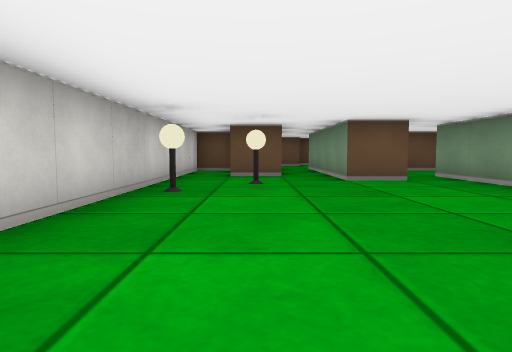
view 1 (above)

20 first-person views from a walk through a cub3D level. The camera is about half as high as the walls, tilts 4° down and sees 75° across. The floor is counted in squares. Each view is taken from the middle of a square. On the plan, view 1 faces up. The plan holds only what a view shows up to about 9 squares ahead; the rest is blank.

view 2
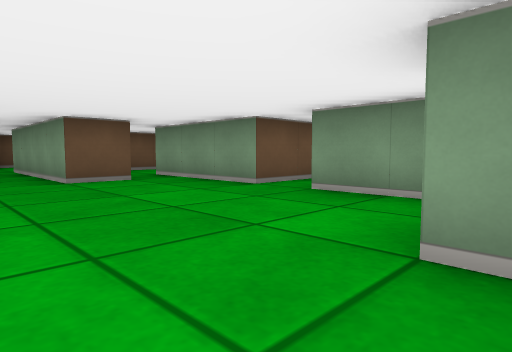

view 3
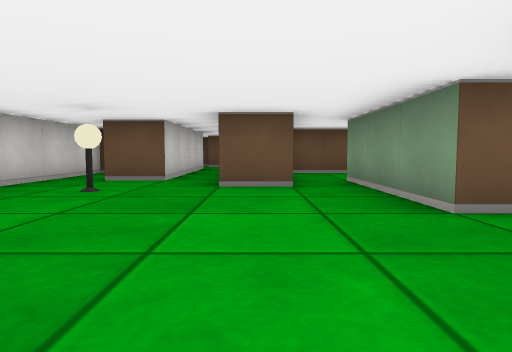

view 4
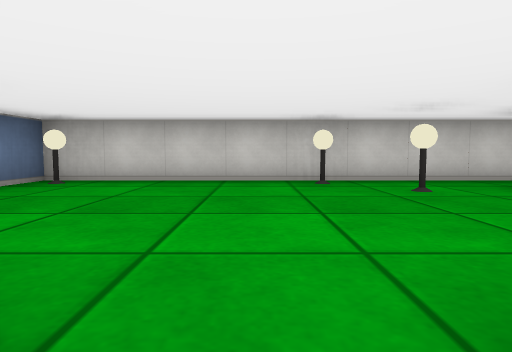

view 5
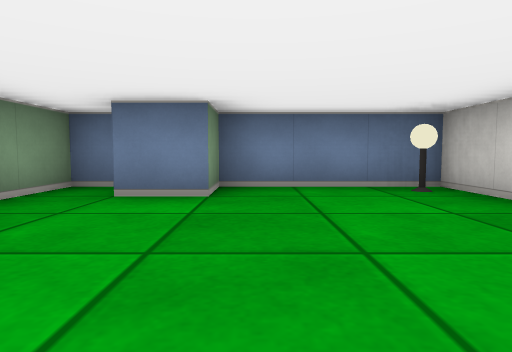

view 6
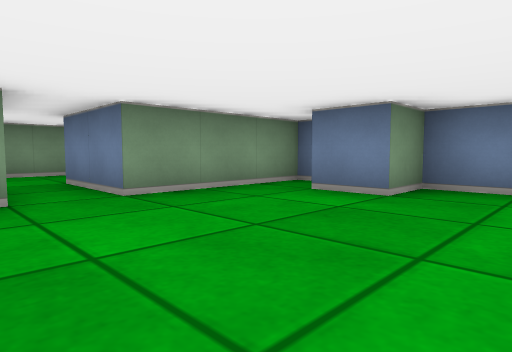

view 7
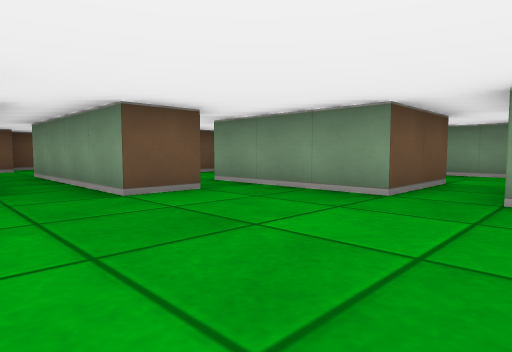

view 8
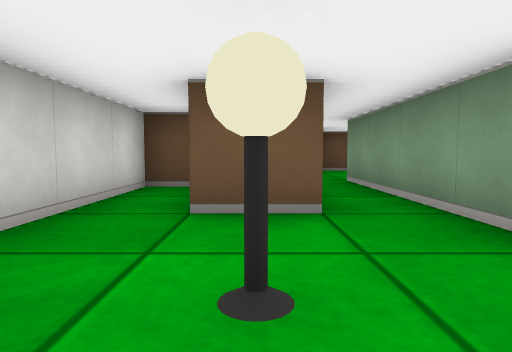

view 9
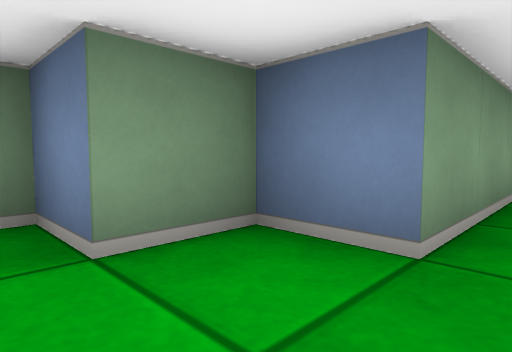

view 10
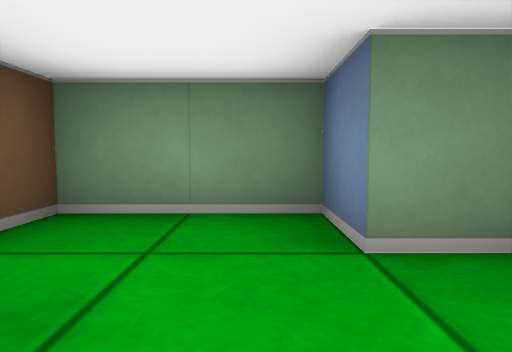

view 11
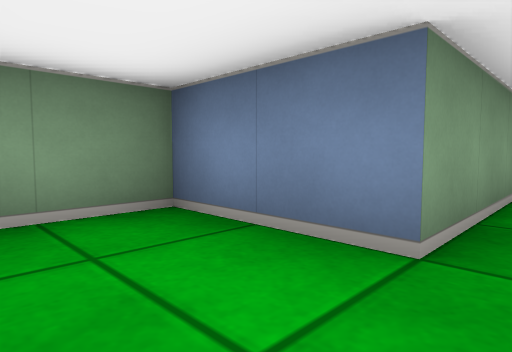

view 12
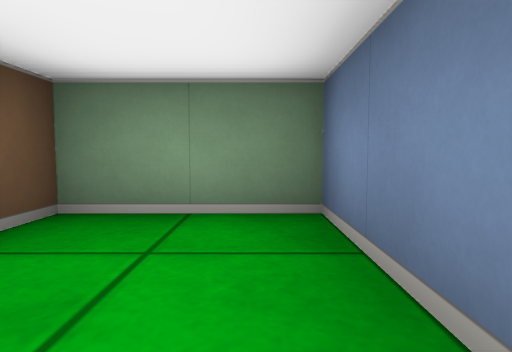

view 13
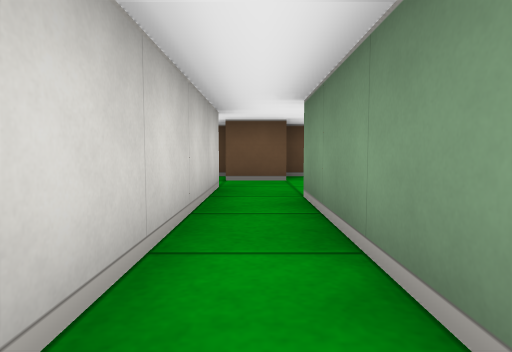

view 14
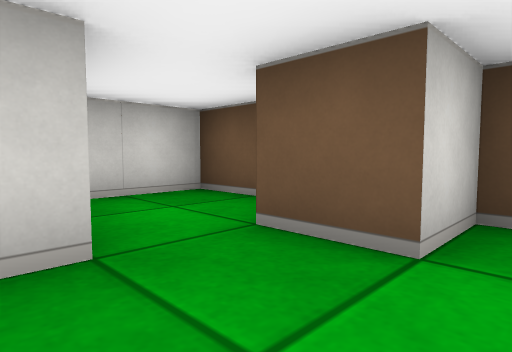

view 15
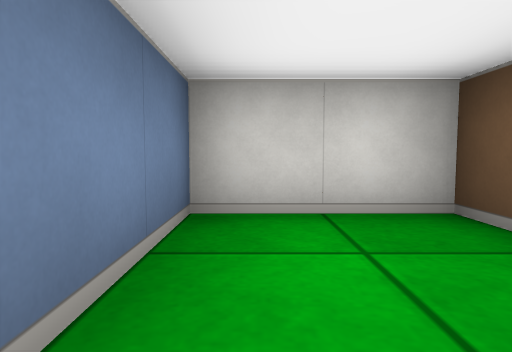

view 16
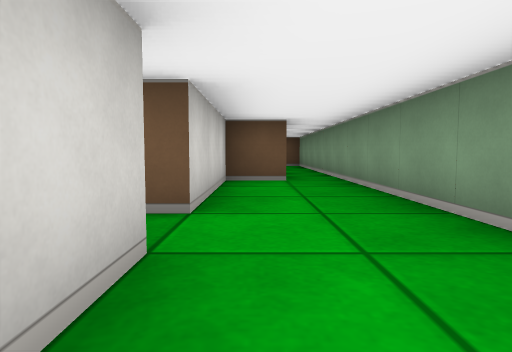

view 17
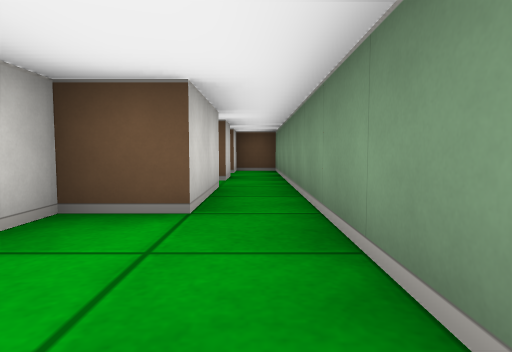

view 18
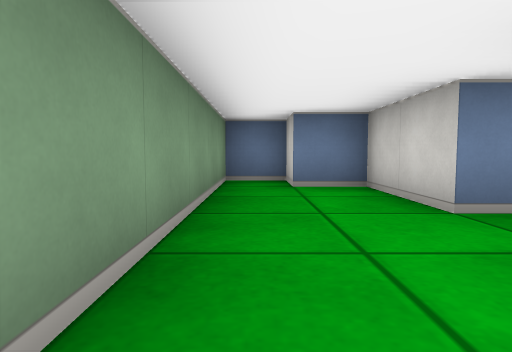

view 19
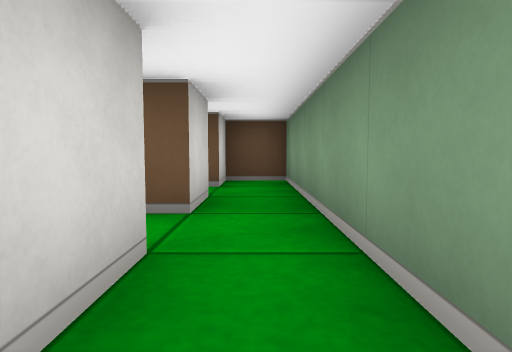

view 20
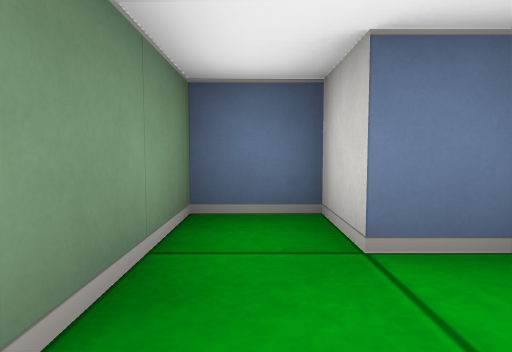

### Floor plan
Points are (right, up) in squares from view 1. A wall is a line through its corners. A room is listed if a view was taken in it or the views show most of it. See-through windows are left out.
Room 1 (views 1, 2, 3, 4, 5, 6, 7, 8, 13)
walls: (2.6, 5.5) (1.5, 5.5) (1.5, 9.5); (5.5, 3.5) (3.5, 3.5) (3.5, 6.5); (-0.6, 8.5) (-1.5, 8.5) (-1.5, -0.5) (1.5, -0.5) (1.5, 0.5) (2.5, 0.5); (2.9, -0.5) (3.5, -0.5) (3.5, 2.5) (5.5, 2.5); (0.5, 9.5) (0.5, 6.5) (-0.5, 6.5)
ways out: opening at (1, 9) to room 2; opening at (3, 6) to room 3; opening at (4.5, 3) to room 4
objects: lamp (-1, 0); lamp (-1, 4); lamp (0, 5)
Room 2 (views 9, 10, 14, 15)
walls: (0.5, 10.5) (0.5, 9.5); (1.5, 9.5) (2.5, 9.5) (2.5, 10.5) (3.5, 10.5) (3.5, 12.5) (1.5, 12.5) (1.5, 11.5) (0.5, 11.5)
ways out: opening at (1, 9) to room 1; opening at (0, 11) to room 5
Room 3 (views 11, 12)
walls: (3.5, 6.5) (5.5, 6.5) (5.5, 8.5) (2.8, 8.5)
ways out: opening at (3, 6) to room 1
Room 4 (views 16, 17, 18, 19, 20)
walls: (5.5, 2.5) (5.5, 0.5) (6.5, 0.5) (6.5, -0.5) (7.5, -0.5) (7.5, 12.5) (6.5, 12.5) (6.5, 11.5); (6.5, 8.5) (6.5, 6.5) (5.5, 6.5) (5.5, 3.5); (6.5, 10.5) (6.5, 9.5)
ways out: opening at (4.5, 3) to room 1
Room 5 (no view inside)
walls: (0.5, 12.5) (-1.5, 12.5) (-1.5, 10.5) (0.5, 10.5)
ways out: opening at (0, 11) to room 2

Where each view was taken, in squares from view 1:
view 1: 0 up, 0 right, facing up
view 2: 0 up, 0 right, facing up-right
view 3: 1 up, 2 right, facing up
view 4: 3 up, 4 right, facing left
view 5: 4 up, 1 right, facing down
view 6: 4 up, 0 right, facing down-right
view 7: 2 up, 0 right, facing up-right
view 8: 4 up, 0 right, facing up
view 9: 11 up, 1 right, facing down-right
view 10: 11 up, 1 right, facing right
view 11: 8 up, 3 right, facing down-right
view 12: 7 up, 3 right, facing right
view 13: 6 up, 1 right, facing up
view 14: 10 up, 2 right, facing up-left
view 15: 11 up, 1 right, facing left
view 16: 1 up, 6 right, facing up
view 17: 4 up, 7 right, facing up
view 18: 5 up, 7 right, facing down
view 19: 7 up, 7 right, facing up
view 20: 2 up, 7 right, facing down
